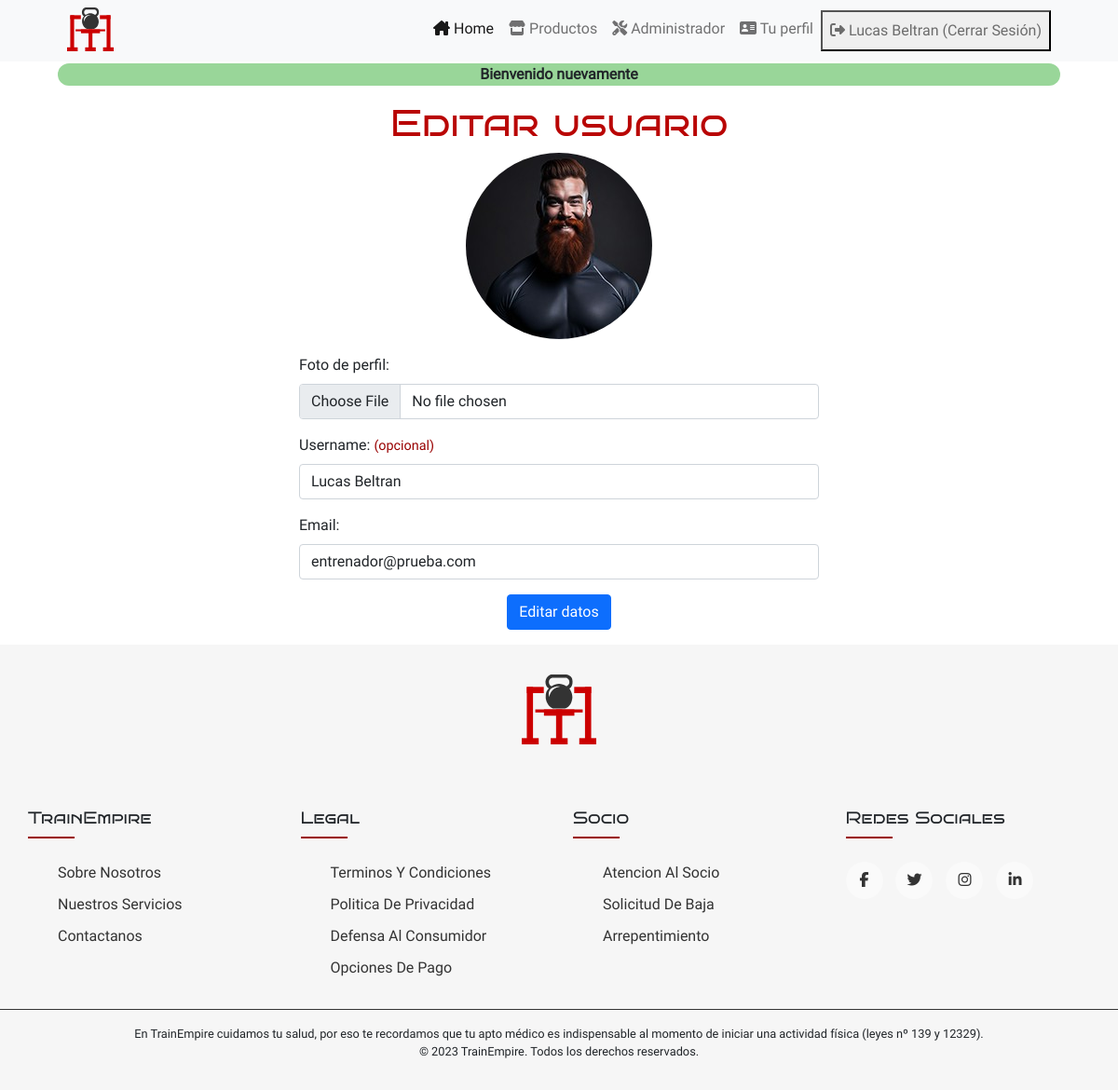
Screenshot of /sitio/index.php?s=editar-usuario (signed in) with the database file from the repository.
### tables this page shows
CREATE TABLE `usuarios` (
  `id_usuarios` int(10) UNSIGNED NOT NULL,
  `roles_fk` int(10) UNSIGNED NOT NULL,
  `email` varchar(255) NOT NULL,
  `password` varchar(255) NOT NULL,
  `username` varchar(45) DEFAULT NULL,
  `imagen` varchar(255) DEFAULT NULL
);

### sitio/bootstrap/autoload.php (called while the page is built, shortened)
<?php
spl_autoload_register(function($nombreDeLaClase){
    $nombreDeLaClase = str_replace('\\', '/', $nombreDeLaClase);
    $rutaDeLaClase = __DIR__ . '/../clases/'. $nombreDeLaClase.'.php';
    $rutaDeLaClaseModelos = __DIR__ . '/../clases/modelos/'. $nombreDeLaClase.'.php';
    $rutaDeLaClaseAutenticacion = __DIR__ . '/../clases/autenticacion/'. $nombreDeLaClase.'.php';
});

### sitio/clases/autenticacion/Autenticacion.php (called while the page is built, shortened)
<?php
  require_once __DIR__ . '/../../bootstrap/autoload.php';
class Autenticacion{
    public function estaAutenticado():bool{
        return isset($_SESSION['id_usuarios']);
    }
    public function getUsuario(): ?Usuario{
        return (new Usuario)->porId($_SESSION['id_usuarios']);
    }
}

### sitio/clases/modelos/Modelo.php (called while the page is built, shortened)
<?php
require_once __DIR__ . '/../../bootstrap/autoload.php';
class Modelo{
    protected string $tabla = "";
    protected string $clavePrimaria = "";
    public function porId(int $id): ?static {
        $bd = BD::getConexion();
        $query = "SELECT * FROM " . $this->tabla . "
        WHERE " . $this->clavePrimaria . " = ?";
        $stmt = $bd->prepare($query);
        $stmt->execute([$id]);
        $stmt->setFetchMode(PDO::FETCH_CLASS, static::class);
        $instancia = $stmt->fetch();
        return $instancia;
    }
}

### sitio/clases/modelos/Usuario.php (called while the page is built, shortened)
<?php
class Usuario extends Modelo{
    private int $roles_fk;
    private string $email;
    private ?string $username;
    private ?string $imagen;
    public function getRolFk(): int
    {
        return $this->roles_fk;
    }
    public function getEmail(): string
    {
        return $this->email;
    }
    public function getUsername(): ?string
    {
        return $this->username;
    }
    public function getImagen(): ?string
    {
        return $this->imagen;
    }
}

### sitio/secciones/editar-usuario.php (the view)
<?php
$usuario = (new Autenticacion)->getUsuario();
?>
<section class="mi-perfil d-flex flex-column align-items-center">
    <h1 class="text-center">Editar usuario</h1>
    <form action="acciones/editar-usuario.php" method="post" enctype="multipart/form-data" class="w-50">
        <div class="mb-3">
            <?php if ($usuario->getImagen() != null):?>
                <div class="mb-3 d-flex justify-content-center">
                    <img src="assets/entrenadores/<?=$usuario->getImagen();?>" alt="foto de perfil del usuario <?=$usuario->getUsername(); ?>" class="img-editar">
                </div>
            <?php endif;?>
            <label class="form-label" for="imagen">Foto de perfil:</label>
            <input type="file" id="imagen" name="imagen" class="form-control">
        </div>
        <div class="mb-3">
            <label for="username" class="form-label">Username: <span class="opcional">(opcional)</span></label>
            <input type="text" name="username" id="username" value="<?=$usuario->getUsername()??'';?>" class="form-control">
        </div>
        <div class="mb-3">
            <label for="email" class="form-label">Email:</label>
            <input type="text" name="email" id="email" value="<?=$usuario->getEmail()??'';?>" class="form-control">
        </div>
        <div class="mt-3 d-flex justify-content-center">
            <button type="submit" class="btn btn-primary">Editar datos</button>
        </div>
    </form>
</section>

### sitio/index.php (shortened to what this page needs)
<?php
require_once __DIR__ . '/bootstrap/autoload.php';
  $vista = $_GET['s'] ?? 'home';
  $autenticacion = new Autenticacion();
?>
<!DOCTYPE html>
<html lang="es">
<head>
    <link rel="stylesheet" href="estilos.css">
    <link rel="stylesheet" href="css/bootstrap.min.css">
    <link rel="stylesheet" type="text/css" href="https://cdnjs.cloudflare.com/ajax/libs/font-awesome/5.15.1/css/all.min.css">
</head>
<body>
  <nav class="navbar navbar-expand-lg navbar-light bg-light">
    <div class="container-fluid">
      <span>TrainEmpire</span>
      <div class="collapse navbar-collapse" id="navbarNav">
        <ul class="navbar-nav ms-auto">
          <li class="nav-item">
            <a class="nav-link active" aria-current="page" href="index.php?s=home"><i class="fa-solid fa-house-chimney"></i> Home</a>
          </li>
          <li class="nav-item">
            <a class="nav-link" href="index.php?s=productos"><i class="fa-solid fa-store"></i> Productos</a>
          </li>
          <?php if($autenticacion->estaAutenticado()):?>
            <?php if($autenticacion->getUsuario()->getRolFk() === 3):?>
              <li class="nav-item">
                <a class="nav-link" href="index.php?s=carrito"><i class="fa-solid fa-cart-shopping"></i> Carrito</a>
              </li>
            <?php else:?>
              <li class="nav-item">
                <a class="nav-link" href="admin/index.php?s=dashboard"><i class="fa-solid fa-screwdriver-wrench"></i> Administrador</a>
              </li>
            <?php endif;?>
            <?php if($autenticacion->getUsuario()->getRolFk() === 2):?>
              <li class="nav-item">
                <a class="nav-link" href="index.php?s=perfil">               <i class="fa-solid fa-address-card"></i> Tu perfil</a>
              </li>
            <?php endif;?>
            <li class="nav-item">
              <form action="acciones/cerrar-sesion.php" method="post">
                <button type="submit" class="nav-link"><i class="fa-solid fa-right-from-bracket"></i> <?= $autenticacion->getUsuario()->getUsername()?$autenticacion->getUsuario()->getUsername():$autenticacion->getUsuario()->getEmail();?> (Cerrar Sesión)</button>
              </form>
            </li>
          <?php else:?>
            <li class="nav-item">
              <a class="nav-link" href="index.php?s=login"><i class="fa-solid fa-right-to-bracket"></i> Iniciar sesion</a>
            </li>
          <?php endif;?>
        </ul>
      </div>
    </div>
  </nav>
  <main class="container">
  <?php
        if(isset($_SESSION['mensajeExito'])):
        ?>
        <div class="msg-exito mb-3"><?= $_SESSION['mensajeExito']; ?></div>
        <?php
        endif;
        ?>
        <?php
        require_once __DIR__ . '/secciones/' . $vista . '.php';
        ?>
  </main>
  <footer class="footer">
    <h2 class="logo">TrainEmpire</h2>
     <div class="contenedor">
      <div class="footer-row">
        <div class="footer-col">
          <h3>TrainEmpire</h3>
          <ul>
            <li><a href="#">Sobre nosotros</a></li>
            <li><a href="#">Nuestros servicios</a></li>
            <li><a href="index.php?s=contacto">Contactanos</a></li>
          </ul>
        </div>
        <div class="footer-col">
          <h3>Legal</h3>
          <ul>
            <li><a href="index.php?s=contacto&c=tyc">Terminos y condiciones</a></li>
            <li><a href="#">Politica de privacidad</a></li>
            <li><a href="index.php?s=contacto&c=dac">Defensa al consumidor</a></li>
            <li><a href="#">Opciones de pago</a></li>
          </ul>
        </div>
        <div class="footer-col">
          <h3>Socio</h3>
          <ul>
            <li><a href="#">Atencion al socio</a></li>
            <li><a href="#">Solicitud de baja</a></li>
            <li><a href="#">Arrepentimiento</a></li>
          </ul>
        </div>
        <div class="footer-col">
          <h3>Redes sociales</h3>
          <div class="social-links">
            <a href="https://www.facebook.com" target="_blank"><i class="fab fa-facebook-f"></i></a>
            <a  href="https://www.twitter.com" target="_blank"><i class="fab fa-twitter"></i></a>
            <a  href="https://www.instagram.com" target="_blank"><i class="fab fa-instagram"></i></a>
            <a  href="https://www.linkedin.com" target="_blank"><i class="fab fa-linkedin-in"></i></a>
          </div>
        </div>
      </div>
     </div>
     <div>
      <p>
        En TrainEmpire cuidamos tu salud, por eso te recordamos que tu apto médico es indispensable al momento de iniciar una actividad física (leyes nº 139 y 12329).
      </p>
      <p>
      &copy; 2023 TrainEmpire. Todos los derechos reservados.
      </p>
    </div>
  </footer>
</body>
</html>

### sitio/estilos.css (style rules this page uses)
:root { --color-primario: #e8e8e8; --color-primario2: #f6f6f6; --color-secundario: #990100; --color-secundario2:#b90504; --color-terciario: #333333; --tamano-fuente-grande: 4rem; --tamano-fuente-media: 1.5rem; --tamano-fuente-chica: 1rem; }
* { margin: 0; padding: 0; font-family: 'Roboto-Regular',Arial, Helvetica, sans-serif; scroll-behavior: smooth; -webkit-box-sizing: border-box; box-sizing: border-box; }
body { background-color: var(--color-primario); color: var(--color-terciario); }
body { overflow: hidden; }
body { overflow: auto; }
main { min-height: 43vh; }
nav>.container-fluid>span { margin-left: 5vw; display: block; height: 50px; width: 50px; background-image: url('assets/tp1_logo.svg'); background-repeat: no-repeat; text-indent: -9999em; }
nav ul { margin-right: 5vw ; }
h1 { text-align: center; color: var(--color-secundario2); font-weight: bolder; font-family: 'Bruno Ace SC',Arial, Helvetica, sans-serif; }
h2 { font-size: var(--tamano-fuente-media); text-align: center; font-family: 'Bruno Ace SC',Arial, Helvetica, sans-serif }
h3 { font-family: 'Bruno Ace SC',Arial, Helvetica, sans-serif }
.opcional { font-size: .9em; color: #990100; }
.mi-perfil img { width: 200px; clip-path: circle(50%); }
.contenedor { max-width: 1170px; margin:auto; }
.footer-row { display: flex; flex-wrap: wrap; }
ul { list-style: none; }
.footer { background-color: var(--color-primario2); padding: 2em 0; margin-top: 1em; }
.footer-col { width: 25%; padding: 0 15px; }
.footer-col h3 { font-size: 18px; text-transform: capitalize; margin-bottom: 35px; font-weight: 500; position: relative; }
.footer-col h3::before { content: ''; position: absolute; left:0; bottom: -10px; background-color: var(--color-secundario); height: 2px; box-sizing: border-box; width: 50px; }
.footer-col ul li:not(:last-child) { margin-bottom: 10px; }
.footer-col ul li a { font-size: 16px; text-transform: capitalize; text-decoration: none; font-weight: 300; color: var(--color-terciario); display: block; transition: all 0.3s ease; }
.footer-col .social-links a { display: inline-block; height: 40px; width: 40px; background-color: rgba(255,255,255,0.4); margin:0 10px 10px 0; text-align: center; line-height: 40px; border-radius: 50%; color: var(--color-terciario); transition: all 0.5s ease; }
.logo { display: block; height: 80px; width: 80px; background-image: url('assets/tp1_logo.svg'); background-repeat: no-repeat; text-indent: -9999em; margin: 0 auto 2em; }
footer>div:last-of-type { border-top: 1px solid var(--color-terciario); padding-top: 2vh; margin-top: 2vh; }
footer>div:last-of-type p { margin: auto; text-align: center; font-size: .8em; }
.msg-error,.msg-exito { font-weight: bolder; text-align: center; border-radius: 25px; margin: 2px 20px; }
.msg-exito { background: #00990166; }

### rows the page displays
usuarios: username "Lucas Beltran", imagen (picture), email "entrenador@prueba.com"

### other values shown
$_SESSION['mensajeExito'] "Bienvenido nuevamente"
